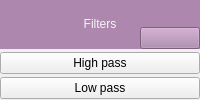
         <widget class="QWidget" name="_category_filters_container" native="true">
          <layout class="QVBoxLayout" name="verticalLayout_4">
           <property name="spacing">
            <number>2</number>
           </property>
           <property name="leftMargin">
            <number>0</number>
           </property>
           <property name="topMargin">
            <number>0</number>
           </property>
           <property name="rightMargin">
            <number>0</number>
           </property>
           <property name="bottomMargin">
            <number>0</number>
           </property>
           <item>
            <widget class="QWidget" name="widget" native="true">
             <property name="palette">
              <palette>
               <active>
                <colorrole role="Button">
                 <brush brushstyle="SolidPattern">
                  <color alpha="255">
                   <red>173</red>
                   <green>135</green>
                   <blue>173</blue>
                  </color>
                 </brush>
                </colorrole>
                <colorrole role="ButtonText">
                 <brush brushstyle="SolidPattern">
                  <color alpha="255">
                   <red>246</red>
                   <green>245</green>
                   <blue>244</blue>
                  </color>
                 </brush>
                </colorrole>
                <colorrole role="Window">
                 <brush brushstyle="SolidPattern">
                  <color alpha="255">
                   <red>173</red>
                   <green>135</green>
                   <blue>173</blue>
                  </color>
                 </brush>
                </colorrole>
               </active>
               <inactive>
                <colorrole role="Button">
                 <brush brushstyle="SolidPattern">
                  <color alpha="255">
                   <red>173</red>
                   <green>135</green>
                   <blue>173</blue>
                  </color>
                 </brush>
                </colorrole>
                <colorrole role="ButtonText">
                 <brush brushstyle="SolidPattern">
                  <color alpha="255">
                   <red>246</red>
                   <green>245</green>
                   <blue>244</blue>
                  </color>
                 </brush>
                </colorrole>
                <colorrole role="Window">
                 <brush brushstyle="SolidPattern">
                  <color alpha="255">
                   <red>173</red>
                   <green>135</green>
                   <blue>173</blue>
                  </color>
                 </brush>
                </colorrole>
               </inactive>
               <disabled>
                <colorrole role="Button">
                 <brush brushstyle="SolidPattern">
                  <color alpha="255">
                   <red>173</red>
                   <green>135</green>
                   <blue>173</blue>
                  </color>
                 </brush>
                </colorrole>
                <colorrole role="ButtonText">
                 <brush brushstyle="SolidPattern">
                  <color alpha="255">
                   <red>190</red>
                   <green>190</green>
                   <blue>190</blue>
                  </color>
                 </brush>
                </colorrole>
                <colorrole role="Window">
                 <brush brushstyle="SolidPattern">
                  <color alpha="255">
                   <red>173</red>
                   <green>135</green>
                   <blue>173</blue>
                  </color>
                 </brush>
                </colorrole>
               </disabled>
              </palette>
             </property>
             <property name="autoFillBackground">
              <bool>true</bool>
             </property>
             <layout class="QHBoxLayout" name="horizontalLayout_3">
              <property name="spacing">
               <number>0</number>
              </property>
              <property name="leftMargin">
               <number>0</number>
              </property>
              <property name="topMargin">
               <number>0</number>
              </property>
              <property name="rightMargin">
               <number>0</number>
              </property>
              <property name="bottomMargin">
               <number>0</number>
              </property>
              <item>
               <widget class="QPushButton" name="_category_expand_filters">
                <property name="toolTip">
                 <string>Expand/collapse group</string>
                </property>
                <property name="text">
                 <string/>
                </property>
                <property name="icon">
                 <iconset>
                  <normaloff>images/ButtonExpanded.png</normaloff>images/ButtonExpanded.png</iconset>
                </property>
                <property name="flat">
                 <bool>true</bool>
                </property>
               </widget>
              </item>
              <item>
               <widget class="QPushButton" name="pushButton_4">
                <property name="text">
                 <string>Filters</string>
                </property>
                <property name="flat">
                 <bool>true</bool>
                </property>
               </widget>
              </item>
              <item alignment="Qt::AlignBottom">
               <widget class="QPushButton" name="_category_layout_filters">
                <property name="toolTip">
                 <string>Change layout</string>
                </property>
                <property name="text">
                 <string/>
                </property>
                <property name="icon">
                 <iconset>
                  <normaloff>images/ButtonLayoutVertical.png</normaloff>images/ButtonLayoutVertical.png</iconset>
                </property>
               </widget>
              </item>
             </layout>
            </widget>
           </item>
           <item>
            <widget class="QWidget" name="_category_filters" native="true">
             <layout class="QVBoxLayout" name="verticalLayout_5">
              <property name="spacing">
               <number>2</number>
              </property>
              <property name="leftMargin">
               <number>0</number>
              </property>
              <property name="topMargin">
               <number>0</number>
              </property>
              <property name="rightMargin">
               <number>0</number>
              </property>
              <property name="bottomMargin">
               <number>0</number>
              </property>
              <item>
               <widget class="WidgetAddNode" name="_filters_HighPass">
                <property name="toolTip">
                 <string>Drag to blueprint to add </string>
                </property>
                <property name="text">
                 <string>High pass</string>
                </property>
                <property name="icon">
                 <iconset>
                  <normaloff>images/NodeFilterHighPass.png</normaloff>images/NodeFilterHighPass.png</iconset>
                </property>
                <property name="NodeType" stdset="0">
                 <string notr="true">HighPass</string>
                </property>
               </widget>
              </item>
              <item>
               <widget class="WidgetAddNode" name="_filters_LowPass">
                <property name="toolTip">
                 <string>Drag to blueprint to add </string>
                </property>
                <property name="text">
                 <string>Low pass</string>
                </property>
                <property name="icon">
                 <iconset>
                  <normaloff>images/NodeFilterLowPass.png</normaloff>images/NodeFilterLowPass.png</iconset>
                </property>
                <property name="NodeType" stdset="0">
                 <string notr="true">LowPass</string>
                </property>
               </widget>
              </item>
             </layout>
            </widget>
           </item>
          </layout>
         </widget>
